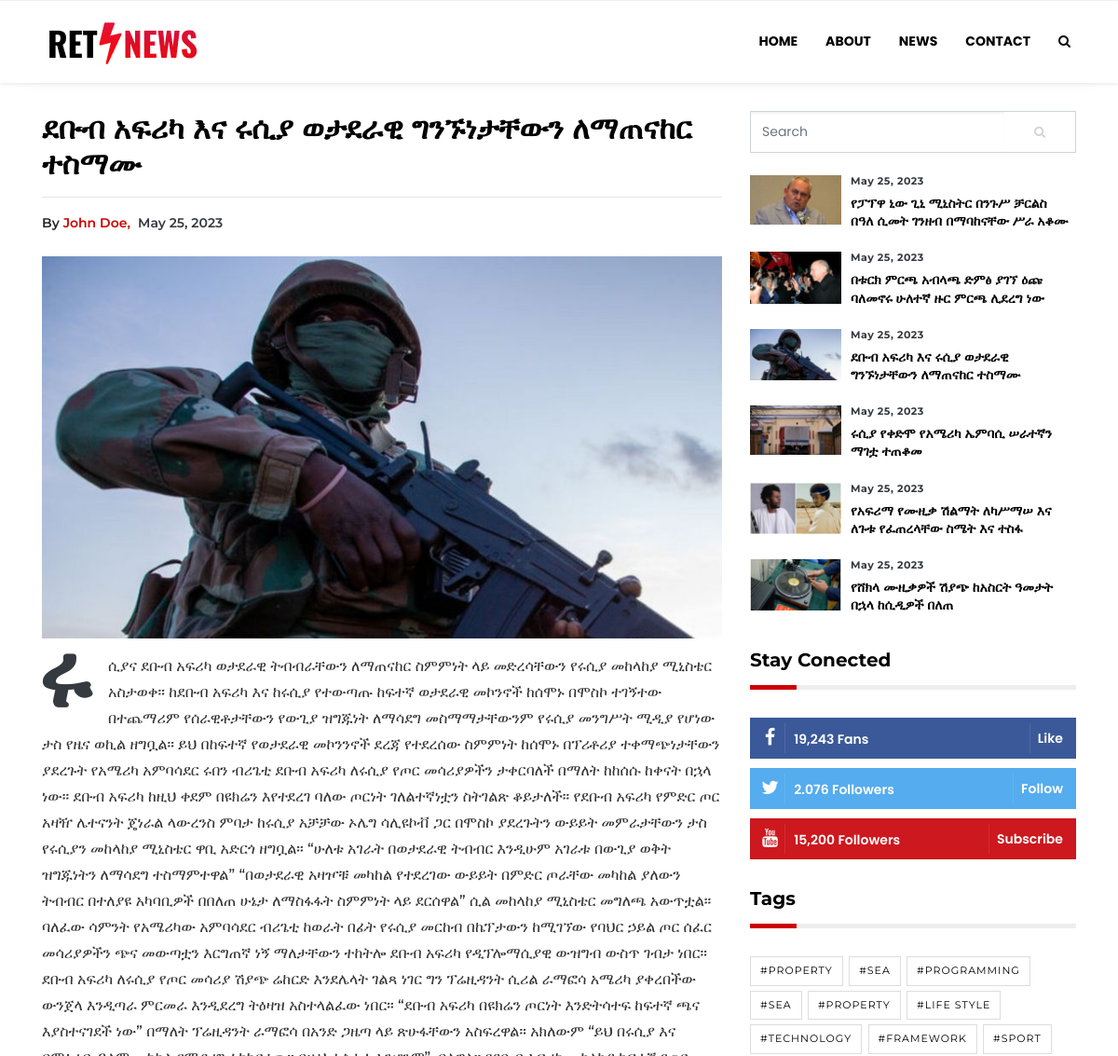
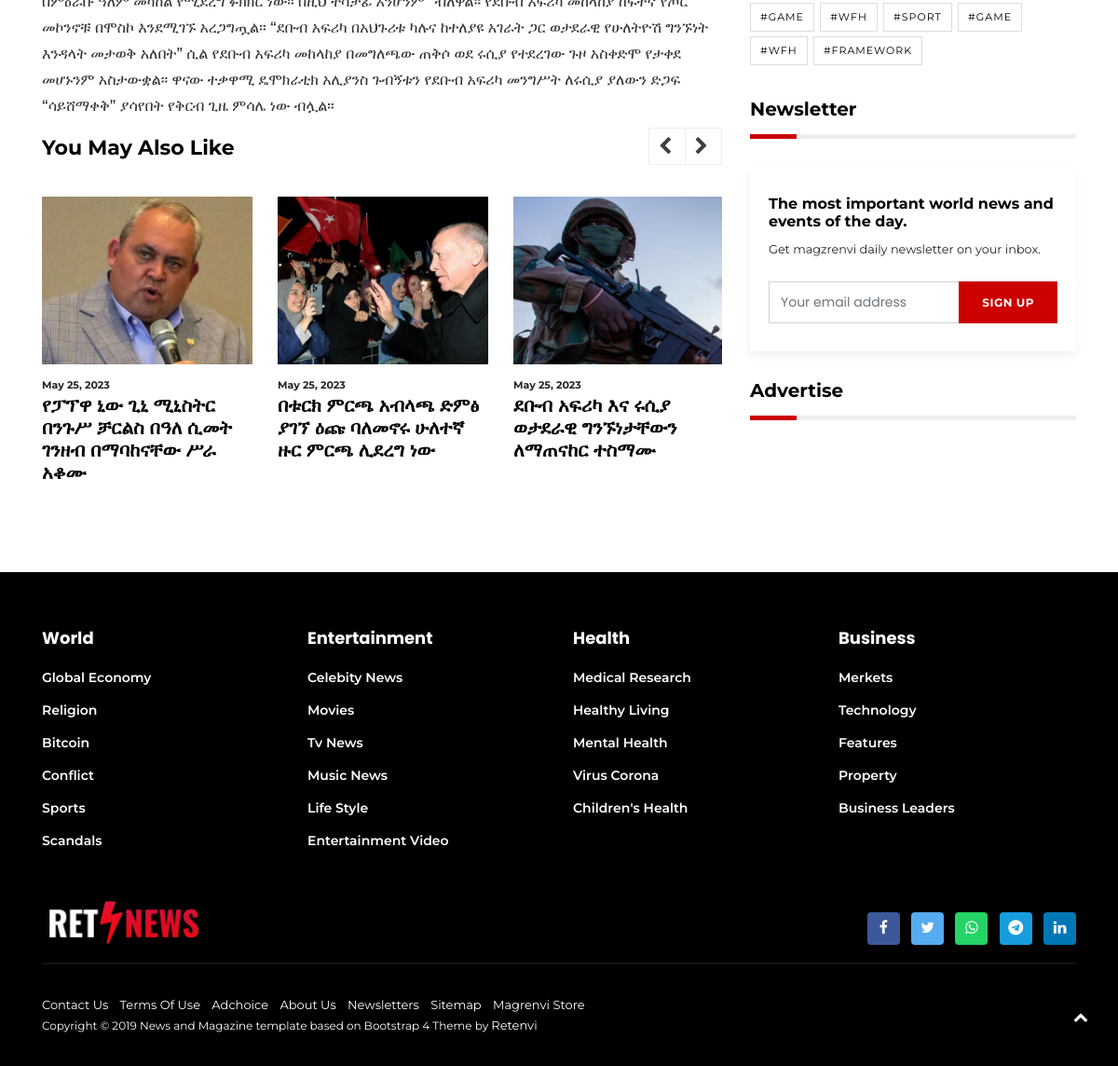
Page /news/26/ on the committed database (2 pictures, top to bottom).
### base/models.py (models this page shows, shortened)
class News(models.Model):
    writer = models.CharField(max_length=200, null=True, blank=True)
    title = models.CharField(max_length=300)
    description = models.TextField()
    image = models.ImageField(upload_to='news')
    updated = models.DateTimeField(auto_now=True)
    created = models.DateTimeField(auto_now_add=True)
    category = models.ForeignKey(NewsCategory, on_delete=models.SET_NULL, null=True)
    class Meta:
        ordering = ['-created','-updated']

### base/views.py (the view)
# urls.py: path('news/<str:pk>/', views.detail_news, name='detail_news')
def detail_news(request, pk):
    news = News.objects.get(id=pk)
    top_news = []
    for iterate,news_like in enumerate( News.objects.all()):
        top_news.append(news_like)
        if iterate == 5: break
    header_news = []
    for iterate,news_header in enumerate( News.objects.all()):
        header_news.append(news_header)
        if iterate == 10: break
    context = {
        'news' : news,
        'news_like' : top_news,
        'header' : header_news
    }
    return render(request, 'base/detail_news.html', context)

### base/templates/base/detail_news.html (shortened to what this page needs)
{% load static %}
<!DOCTYPE html>
<html lang="en">
  <head>
    <link href="{% static 'base/css/styles3875.css' %} " rel="stylesheet" />
  </head>
  <body>
    {% include 'base/header.html' %}
    <section class="pb-80">
      <div class="container">
        <div class="row">
          <div class="col-md-8">
            <div class="wrap__article-detail">
              <div class="wrap__article-detail-title">
                <h1>{{news.title}}</h1>
              </div>
              <hr />
              <div class="wrap__article-detail-info">
                <ul class="list-inline">
                  <li class="list-inline-item">
                    <span> by </span>
                    <a href="#"> john doe, </a>
                  </li>
                  <li class="list-inline-item">
                    <span class="text-dark text-capitalize ml-1">
                      {{news.created|date:'F d, Y'}}
                    </span>
                  </li>
                </ul>
              </div>
              <div class="wrap__article-detail-image mt-4">
                <figure>
                  <img src="/media/{{news.image}}" alt="" class="img-fluid" />
                </figure>
              </div>
              <div class="wrap__article-detail-content">
                <p class="has-drop-cap-fluid">{{news.description}}</p>
              </div>
            </div>
            <div class="related-article mt-5">
              <h4>you may also like</h4>
              <div class="article__entry-carousel-three">
                {% for like in news_like%}
                <div class="item">
                  <div class="article__entry">
                    <div class="article__image">
                      <a href="{% url 'detail_news' like.id %}">
                        <img
                          src="/media/{{like.image}}"
                          alt=""
                          class="img-fluid"
                        />
                      </a>
                    </div>
                    <div class="article__content">
                      <ul class="list-inline">
                        <li class="list-inline-item">
                          <span> {{like.created | date:'F d, Y'}} </span>
                        </li>
                      </ul>
                      <h5>
                        <a href="{% url 'detail_news' like.id %}">
                          {{like.title}}
                        </a>
                      </h5>
                    </div>
                  </div>
                </div>
                {% endfor %}
              </div>
            </div>
          </div>
          <div class="col-md-4">
            <div class="sidebar-sticky">
              <aside class="wrapper__list__article">
                <div class="mb-4">
                  <div class="widget__form-search-bar">
                    <div class="row no-gutters">
                      <div class="col">
                        <input
                          class="form-control border-secondary border-right-0 rounded-0"
                          value=""
                          placeholder="Search"
                        />
                      </div>
                      <div class="col-auto">
                        <button
                          class="btn btn-outline-secondary border-left-0 rounded-0 rounded-right"
                        >
                          <i class="fa fa-search"></i>
                        </button>
                      </div>
                    </div>
                  </div>
                </div>
                <div class="wrapper__list__article-small">
                  {% for like in news_like%}
                  <div class="mb-3">
                    <div class="card__post card__post-list">
                      <div class="image-sm">
                        <a href="{% url 'detail_news' like.id %}">
                          <img
                            src="/media/{{like.image}}"
                            class="img-fluid"
                            alt=""
                          />
                        </a>
                      </div>
                      <div class="card__post__body">
                        <div class="card__post__content">
                          <div class="card__post__author-info mb-2">
                            <ul class="list-inline">
                              <li class="list-inline-item">
                                <span class="text-dark text-capitalize">
                                  {{like.created | date:'F d, Y'}}
                                </span>
                              </li>
                            </ul>
                          </div>
                          <div class="card__post__title">
                            <h6>
                              <a href="{% url 'detail_news' like.id %}">
                                {{like.title}}
                              </a>
                            </h6>
                          </div>
                        </div>
                      </div>
                    </div>
                  </div>
                  {% endfor %}
                </div>
              </aside>
              <aside class="wrapper__list__article">
                <h4 class="border_section">stay conected</h4>
                <div class="wrap__social__media">
                  <a href="#" target="_blank">
                    <div class="social__media__widget facebook">
                      <span class="social__media__widget-icon">
                        <i class="fa fa-facebook"></i>
                      </span>
                      <span class="social__media__widget-counter">
                        19,243 fans
                      </span>
                      <span class="social__media__widget-name"> like </span>
                    </div>
                  </a>
                  <a href="#" target="_blank">
                    <div class="social__media__widget twitter">
                      <span class="social__media__widget-icon">
                        <i class="fa fa-twitter"></i>
                      </span>
                      <span class="social__media__widget-counter">
                        2.076 followers
                      </span>
                      <span class="social__media__widget-name"> follow </span>
                    </div>
                  </a>
                  <a href="#" target="_blank">
                    <div class="social__media__widget youtube">
                      <span class="social__media__widget-icon">
                        <i class="fa fa-youtube"></i>
                      </span>
                      <span class="social__media__widget-counter">
                        15,200 followers
                      </span>
                      <span class="social__media__widget-name">
                        subscribe
                      </span>
                    </div>
                  </a>
                </div>
              </aside>
              <aside class="wrapper__list__article">
                <h4 class="border_section">tags</h4>
                <div class="blog-tags p-0">
                  <ul class="list-inline">
                    <li class="list-inline-item">
                      <a href="#"> #property </a>
                    </li>
                    <li class="list-inline-item">
                      <a href="#"> #sea </a>
                    </li>
                    <li class="list-inline-item">
                      <a href="#"> #programming </a>
                    </li>
                    <li class="list-inline-item">
                      <a href="#"> #sea </a>
                    </li>
                    <li class="list-inline-item">
                      <a href="#"> #property </a>
                    </li>
                    <li class="list-inline-item">
                      <a href="#"> #life style </a>
                    </li>
                    <li class="list-inline-item">
                      <a href="#"> #technology </a>
                    </li>
                    <li class="list-inline-item">
                      <a href="#"> #framework </a>
                    </li>
                    <li class="list-inline-item">
                      <a href="#"> #sport </a>
                    </li>
                    <li class="list-inline-item">
                      <a href="#"> #game </a>
                    </li>
                    <li class="list-inline-item">
                      <a href="#"> #wfh </a>
                    </li>
                    <li class="list-inline-item">
                      <a href="#"> #sport </a>
                    </li>
                    <li class="list-inline-item">
                      <a href="#"> #game </a>
                    </li>
                    <li class="list-inline-item">
                      <a href="#"> #wfh </a>
                    </li>
                    <li class="list-inline-item">
                      <a href="#"> #framework </a>
                    </li>
                  </ul>
                </div>
              </aside>
              <aside class="wrapper__list__article">
                <h4 class="border_section">newsletter</h4>
                <div class="widget__form-subscribe bg__card-shadow">
                  <h6>The most important world news and events of the day.</h6>
                  <p>
                    <small>Get magzrenvi daily newsletter on your inbox.</small>
                  </p>
                  <div class="input-group">
                    <input
                      type="text"
                      class="form-control"
                      placeholder="Your email address"
                    />
                    <div class="input-group-append">
                      <button class="btn btn-primary" type="button">
                        sign up
                      </button>
                    </div>
                  </div>
                </div>
              </aside>
              <aside class="wrapper__list__article">
                <h4 class="border_section">Advertise</h4>
                <a href="#">
                  <figure>
                  </figure>
                </a>
              </aside>
            </div>
          </div>
        </div>
      </div>
    </section>
    {% include 'base/footer.html' %}
    <a href="javascript:" id="return-to-top"
      ><i class="fa fa-chevron-up"></i
    ></a>
  </body>
</html>

### rows in the picture
News: title "ደቡብ አፍሪካ እና ሩሲያ ወታደራዊ ግንኙነታቸውን ለማጠናከር ተስማሙ", created "May 25, 2023", image (picture), description "ሩሲያና ደቡብ አፍሪካ ወታደራዊ ትብብራቸውን ለማጠናከር ስምምነት ላይ መድረሳቸውን የሩሲያ መከላከያ ሚኒስቴር አስታወቀ። ከደቡብ አፍሪካ እና ከሩሲያ የተውጣጡ ከፍተኛ ወታደራዊ መኮንኖች ከሰሞኑ በሞስኮ ተገኝተው በተጨማሪም የሰራዊቶታቸውን የውጊያ ዝግጁነት ለማሳደግ መስማማታቸውንም የሩሲያ መንግሥት ሚዲያ የሆነው ታስ የዜና ወኪል ዘግቧል። ይህ በከፍተኛ የወታደራዊ መኮንንኖች ደረጃ የተደረሰው ስምምነት ከሰሞኑ በፕሪቶሪያ ተቀማጭነታቸውን ያደረጉት የአሜሪካ አምባሳደር ሩበን ብሪጌቲ ደቡብ አፍሪካ ለሩሲያ የጦር መሳሪያዎችን ታቀርባለች በማለት ከከሰሱ ከቀናት በኋላ ነው። ደቡብ አፍሪካ ከዚህ ቀደም በዩክሬን እየተደረገ ባለው ጦርነት ገለልተኛነቷን ስትገልጽ ቆይታለች። የደቡብ አፍሪካ የምድር ጦር አዛዥ ሌተናንት ጄነራል ላውረንስ ምባታ ከሩሲያ አቻቻው ኦሌግ ሳሊዩኮቭ ጋር በሞስኮ ያደረጉትን ውይይት መምራታቸውን ታስ የሩሲያን መከላከያ ሚኒስቴር ዋቢ አድርጎ ዘግቧል። “ሁለቱ አገራት በወታደራዊ ትብብር እንዲሁም አገራቱ በውጊያ ወቅት ዝግጁነትን ለማሳደግ ተስማምተዋል” “በወታደራዊ አዛዦቹ መካከል የተደረገው ውይይት በምድር ጦራቸው መካከል ያለውን ትብብር በተለያዩ አካባቢዎች በበለጠ ሁኔታ ለማስፋፋት…"
News: image (picture), created "May 25, 2023", title "የፓፕዋ ኒው ጊኒ ሚኒስትር በንጉሥ ቻርልስ በዓለ ሲመት ገንዘብ በማባከናቸው ሥራ አቆሙ"
News: image (picture), created "May 25, 2023", title "በቱርክ ምርጫ አብላጫ ድምፅ ያገኘ ዕጩ ባለመኖሩ ሁለተኛ ዙር ምርጫ ሊደረግ ነው"
News: image (picture), created "May 25, 2023", title "ሩሲያ የቀድሞ የአሜሪካ ኤምባሲ ሠራተኛን ማገቷ ተጠቆመ"
News: image (picture), created "May 25, 2023", title "የአፍሪማ የሙዚቃ ሽልማት ለካሥማሠ እና ለጉቱ የፈጠረላቸው ስሜት እና ተስፋ"
News: image (picture), created "May 25, 2023", title "የሸክላ ሙዚቃዎች ሽያጭ ከአስርት ዓመታት በኋላ ከሲዲዎች በለጠ"
